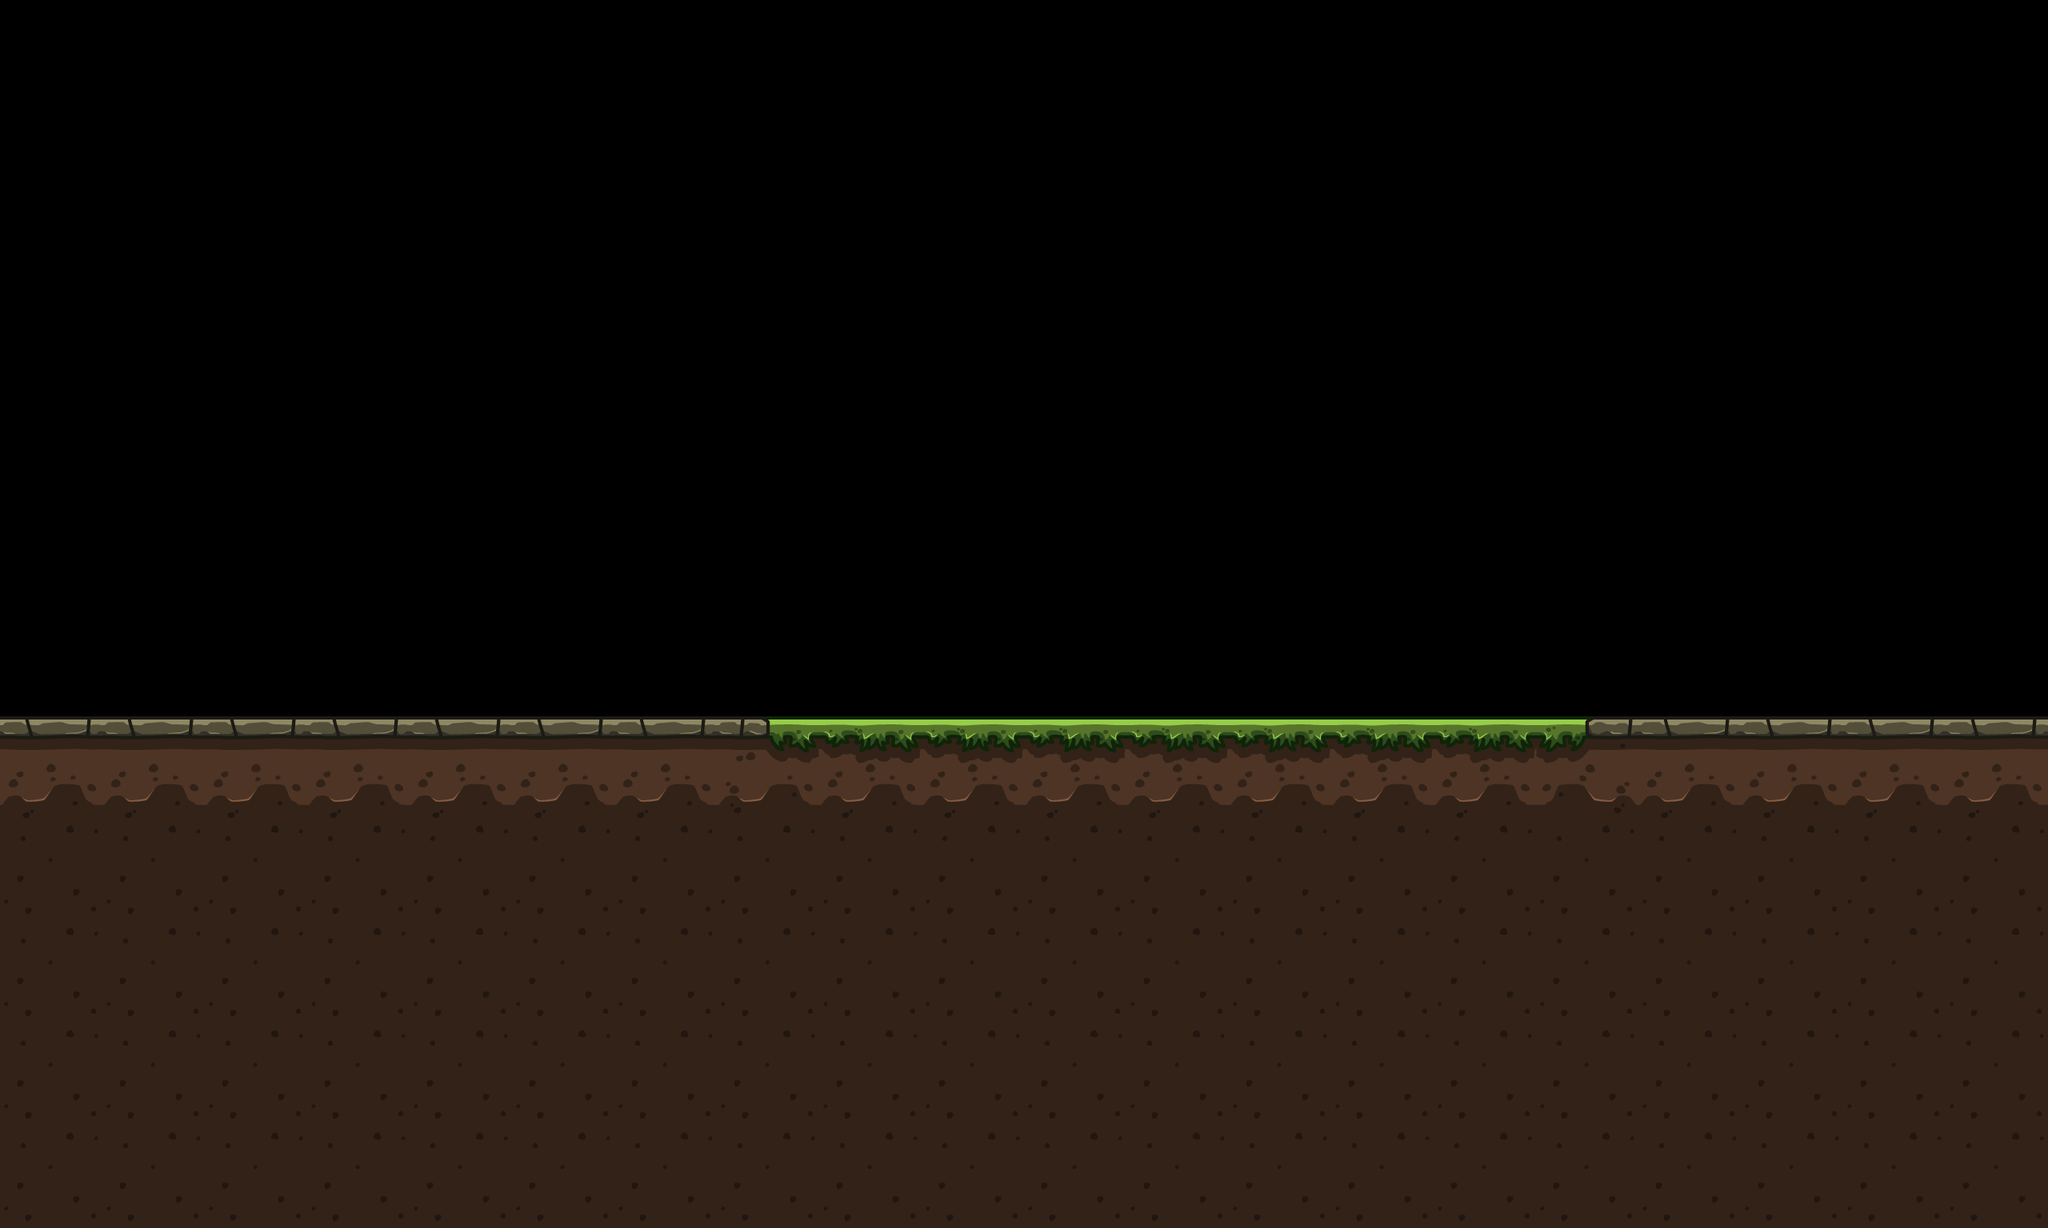

This is a level from a 2D game, rendered from its Tiled map with the project's own tilesets. A one-line summary and the complete map file follow:
An orthogonal 20x12 tile map with 128x128 px tiles, 1 tile layer (Tile Layer 1).

<map version="1.10" tiledversion="1.10.1" orientation="orthogonal" renderorder="right-down" width="20" height="12" tilewidth="128" tileheight="128" infinite="0" nextlayerid="2" nextobjectid="1">
 <tileset firstgid="1" source="MarketSpriteSheet.tsx" />
 <layer id="1" name="Tile Layer 1" width="20" height="12">
  <data encoding="csv">
0,0,0,0,0,0,0,0,0,0,0,0,0,0,0,0,0,0,0,0,
0,0,0,0,0,0,0,0,0,0,0,0,0,0,0,0,0,0,0,0,
0,0,0,0,0,0,0,0,0,0,0,0,0,0,0,0,0,0,0,0,
0,0,0,0,0,0,0,0,0,0,0,0,0,0,0,0,0,0,0,0,
0,0,0,0,0,0,0,0,0,0,0,0,0,0,0,0,0,0,0,0,
0,0,0,0,0,0,0,0,0,0,0,0,0,0,0,0,0,0,0,0,
0,0,0,0,0,0,0,0,0,0,0,0,0,0,0,0,0,0,0,0,
2,2,2,2,2,2,2,4,8,8,8,8,8,8,8,12,2,2,2,2,
7,7,7,7,7,7,7,7,7,7,7,7,7,7,7,7,7,7,7,7,
7,7,7,7,7,7,7,7,7,7,7,7,7,7,7,7,7,7,7,7,
7,7,7,7,7,7,7,7,7,7,7,7,7,7,7,7,7,7,7,7,
7,7,7,7,7,7,7,7,7,7,7,7,7,7,7,7,7,7,7,7
</data>
 </layer>
</map>
